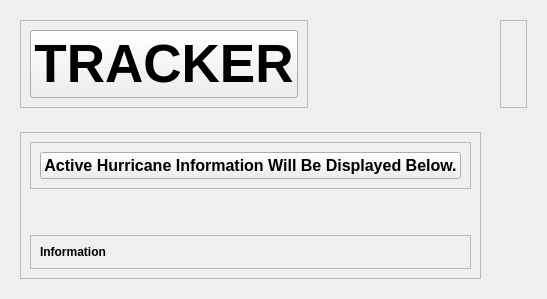
            <widget class="QWidget" name="tracker">
             <layout class="QVBoxLayout" name="verticalLayout_10">
              <item alignment="Qt::AlignmentFlag::Qt::AlignmentFlag::AlignTop">
               <widget class="QWidget" name="widget_4" native="true">
                <layout class="QHBoxLayout" name="horizontalLayout_10">
                 <item>
                  <widget class="QFrame" name="frame_9">
                   <property name="frameShape">
                    <enum>QFrame::Shape::StyledPanel</enum>
                   </property>
                   <property name="frameShadow">
                    <enum>QFrame::Shadow::Raised</enum>
                   </property>
                   <layout class="QHBoxLayout" name="horizontalLayout_9">
                    <item>
                     <widget class="QPushButton" name="pushButton_14">
                      <property name="font">
                       <font>
                        <family>Arial</family>
                        <pointsize>40</pointsize>
                        <bold>true</bold>
                       </font>
                      </property>
                      <property name="text">
                       <string>TRACKER</string>
                      </property>
                      <property name="icon">
                       <iconset resource="resource.qrc">
                        <normaloff>:/images/tracker.png</normaloff>:/images/tracker.png</iconset>
                      </property>
                      <property name="iconSize">
                       <size>
                        <width>50</width>
                        <height>50</height>
                       </size>
                      </property>
                     </widget>
                    </item>
                   </layout>
                  </widget>
                 </item>
                 <item>
                  <spacer name="horizontalSpacer_3">
                   <property name="orientation">
                    <enum>Qt::Orientation::Horizontal</enum>
                   </property>
                   <property name="sizeHint" stdset="0">
                    <size>
                     <width>40</width>
                     <height>20</height>
                    </size>
                   </property>
                  </spacer>
                 </item>
                 <item>
                  <widget class="QFrame" name="frame_10">
                   <property name="frameShape">
                    <enum>QFrame::Shape::StyledPanel</enum>
                   </property>
                   <property name="frameShadow">
                    <enum>QFrame::Shadow::Raised</enum>
                   </property>
                   <layout class="QHBoxLayout" name="horizontalLayout_8">
                    <item>
                     <widget class="QLabel" name="label_3">
                      <property name="text">
                       <string/>
                      </property>
                     </widget>
                    </item>
                   </layout>
                  </widget>
                 </item>
                </layout>
               </widget>
              </item>
              <item>
               <widget class="QWidget" name="widget_3" native="true">
                <property name="sizePolicy">
                 <sizepolicy hsizetype="Expanding" vsizetype="Expanding">
                  <horstretch>0</horstretch>
                  <verstretch>0</verstretch>
                 </sizepolicy>
                </property>
                <layout class="QGridLayout" name="gridLayout_2">
                 <item row="0" column="0" rowspan="2">
                  <widget class="QFrame" name="frame_23">
                   <property name="frameShape">
                    <enum>QFrame::Shape::StyledPanel</enum>
                   </property>
                   <property name="frameShadow">
                    <enum>QFrame::Shadow::Raised</enum>
                   </property>
                   <layout class="QVBoxLayout" name="verticalLayout_14">
                    <item alignment="Qt::AlignmentFlag::Qt::AlignmentFlag::AlignTop">
                     <widget class="QFrame" name="frame_26">
                      <property name="frameShape">
                       <enum>QFrame::Shape::StyledPanel</enum>
                      </property>
                      <property name="frameShadow">
                       <enum>QFrame::Shadow::Raised</enum>
                      </property>
                      <layout class="QHBoxLayout" name="horizontalLayout_21">
                       <item>
                        <widget class="QPushButton" name="pushButton_16">
                         <property name="font">
                          <font>
                           <family>Arial</family>
                           <pointsize>12</pointsize>
                           <bold>true</bold>
                          </font>
                         </property>
                         <property name="text">
                          <string>Active Hurricane Information Will Be Displayed Below.</string>
                         </property>
                        </widget>
                       </item>
                      </layout>
                     </widget>
                    </item>
                    <item>
                     <spacer name="verticalSpacer_3">
                      <property name="orientation">
                       <enum>Qt::Orientation::Vertical</enum>
                      </property>
                      <property name="sizeType">
                       <enum>QSizePolicy::Policy::Fixed</enum>
                      </property>
                      <property name="sizeHint" stdset="0">
                       <size>
                        <width>20</width>
                        <height>40</height>
                       </size>
                      </property>
                     </spacer>
                    </item>
                    <item>
                     <widget class="QFrame" name="frame_27">
                      <property name="sizePolicy">
                       <sizepolicy hsizetype="Preferred" vsizetype="Expanding">
                        <horstretch>0</horstretch>
                        <verstretch>0</verstretch>
                       </sizepolicy>
                      </property>
                      <property name="frameShape">
                       <enum>QFrame::Shape::StyledPanel</enum>
                      </property>
                      <property name="frameShadow">
                       <enum>QFrame::Shadow::Raised</enum>
                      </property>
                      <layout class="QHBoxLayout" name="horizontalLayout_22">
                       <item alignment="Qt::AlignmentFlag::Qt::AlignmentFlag::AlignTop">
                        <widget class="QLabel" name="label_11">
                         <property name="font">
                          <font>
                           <family>Arial</family>
                           <bold>true</bold>
                          </font>
                         </property>
                         <property name="text">
                          <string>Information</string>
                         </property>
                        </widget>
                       </item>
                      </layout>
                     </widget>
                    </item>
                   </layout>
                  </widget>
                 </item>
                 <item row="1" column="2">
                  <widget class="QFrame" name="frame_25">
                   <property name="frameShape">
                    <enum>QFrame::Shape::StyledPanel</enum>
                   </property>
                   <property name="frameShadow">
                    <enum>QFrame::Shadow::Raised</enum>
                   </property>
                  </widget>
                 </item>
                 <item row="0" column="2">
                  <widget class="QFrame" name="frame_24">
                   <property name="frameShape">
                    <enum>QFrame::Shape::StyledPanel</enum>
                   </property>
                   <property name="frameShadow">
                    <enum>QFrame::Shadow::Raised</enum>
                   </property>
                  </widget>
                 </item>
                 <item row="0" column="1">
                  <spacer name="horizontalSpacer_6">
                   <property name="orientation">
                    <enum>Qt::Orientation::Horizontal</enum>
                   </property>
                   <property name="sizeType">
                    <enum>QSizePolicy::Policy::Fixed</enum>
                   </property>
                   <property name="sizeHint" stdset="0">
                    <size>
                     <width>40</width>
                     <height>20</height>
                    </size>
                   </property>
                  </spacer>
                 </item>
                </layout>
               </widget>
              </item>
             </layout>
            </widget>
